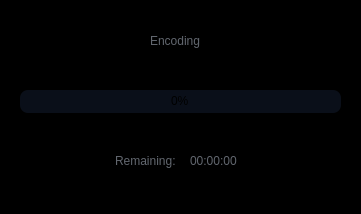
<?xml version="1.0" encoding="UTF-8"?>
<ui version="4.0">
 <class>Progress</class>
 <widget class="QDialog" name="Progress">
  <property name="windowModality">
   <enum>Qt::WindowModal</enum>
  </property>
  <property name="geometry">
   <rect>
    <x>0</x>
    <y>0</y>
    <width>361</width>
    <height>214</height>
   </rect>
  </property>
  <property name="minimumSize">
   <size>
    <width>361</width>
    <height>214</height>
   </size>
  </property>
  <property name="maximumSize">
   <size>
    <width>361</width>
    <height>214</height>
   </size>
  </property>
  <property name="windowTitle">
   <string>Progress</string>
  </property>
  <property name="windowIcon">
   <iconset resource="files.qrc">
    <normaloff>:/20x20/icons/20x20/cil-chart-line.png</normaloff>:/20x20/icons/20x20/cil-chart-line.png</iconset>
  </property>
  <widget class="QFrame" name="frame_main">
   <property name="geometry">
    <rect>
     <x>0</x>
     <y>0</y>
     <width>361</width>
     <height>214</height>
    </rect>
   </property>
   <property name="minimumSize">
    <size>
     <width>361</width>
     <height>214</height>
    </size>
   </property>
   <property name="maximumSize">
    <size>
     <width>361</width>
     <height>214</height>
    </size>
   </property>
   <property name="styleSheet">
    <string notr="true">QFrame{
	background-color: rgb(0, 0, 0);
}

/* LINE EDIT */
QLineEdit {
	color: rgb(98, 103, 111);	
	background-color: rgb(27, 29, 35);
	border-radius: 5px;
	border: 2px solid rgb(27, 29, 35);
	padding-left: 10px;
}
QLineEdit:hover {
	border: 2px solid rgb(64, 71, 88);
}
QLineEdit:focus {
	border: 2px solid rgb(91, 101, 124);
}


/* SCROLL BARS */
QScrollBar:horizontal {
    border: none;
    background: rgb(52, 59, 72);
    height: 14px;
    margin: 0px 21px 0 21px;
	border-radius: 0px;
}
QScrollBar::handle:horizontal {
    background: rgb(85, 170, 255);
    min-width: 25px;
	border-radius: 7px
}
QScrollBar::add-line:horizontal {
    border: none;
    background: rgb(55, 63, 77);
    width: 20px;
	border-top-right-radius: 7px;
    border-bottom-right-radius: 7px;
    subcontrol-position: right;
    subcontrol-origin: margin;
}
QScrollBar::sub-line:horizontal {
    border: none;
    background: rgb(55, 63, 77);
    width: 20px;
	border-top-left-radius: 7px;
    border-bottom-left-radius: 7px;
    subcontrol-position: left;
    subcontrol-origin: margin;
}
QScrollBar::up-arrow:horizontal, QScrollBar::down-arrow:horizontal
{
     background: none;
}
QScrollBar::add-page:horizontal, QScrollBar::sub-page:horizontal
{
     background: none;
}
 QScrollBar:vertical {
	border: none;
    background: rgb(52, 59, 72);
    width: 14px;
    margin: 21px 0 21px 0;
	border-radius: 0px;
 }
 QScrollBar::handle:vertical {	
	background: rgb(85, 170, 255);
    min-height: 25px;
	border-radius: 7px
 }
 QScrollBar::add-line:vertical {
     border: none;
    background: rgb(55, 63, 77);
     height: 20px;
	border-bottom-left-radius: 7px;
    border-bottom-right-radius: 7px;
     subcontrol-position: bottom;
     subcontrol-origin: margin;
 }
 QScrollBar::sub-line:vertical {
	border: none;
    background: rgb(55, 63, 77);
     height: 20px;
	border-top-left-radius: 7px;
    border-top-right-radius: 7px;
     subcontrol-position: top;
     subcontrol-origin: margin;
 }
 QScrollBar::up-arrow:vertical, QScrollBar::down-arrow:vertical {
     background: none;
 }

 QScrollBar::add-page:vertical, QScrollBar::sub-page:vertical {
     background: none;
 }


/* COMBOBOX */
QComboBox{
	color: rgb(210, 210, 210);
	background-color: rgb(27, 29, 35);
	border-radius: 5px;
	border: 2px solid rgb(27, 29, 35);
	padding: 5px;
	padding-left: 10px;
}
QComboBox:disabled{
	color: rgb(98, 103, 111);
	background-color: rgb(27, 29, 35);
	border-radius: 5px;
	border: 2px solid rgb(27, 29, 35);
	padding: 5px;
	padding-left: 10px;
}
QComboBox:hover{
	border: 2px solid rgb(64, 71, 88);
}
QComboBox::drop-down {
	subcontrol-origin: padding;
	subcontrol-position: top right;
	width: 25px; 
	border-left-width: 3px;
	border-left-color: rgba(39, 44, 54, 150);
	border-left-style: solid;
	border-top-right-radius: 3px;
	border-bottom-right-radius: 3px;	
	background-image: url(:/16x16/icons/16x16/cil-arrow-bottom.png);
	background-position: center;
	background-repeat: no-reperat;
 }
QComboBox QAbstractItemView {
	color: rgb(85, 170, 255);	
	background-color: rgb(27, 29, 35);
	padding: 10px;
	selection-background-color: rgb(39, 44, 54);
}

/* SLIDERS */
QSlider::groove:horizontal {
    border-radius: 9px;
    height: 18px;
	margin: 0px;
	background-color: rgb(52, 59, 72);
}
QSlider::groove:horizontal:hover {
	background-color: rgb(55, 62, 76);
}
QSlider::handle:horizontal {
    background-color: rgb(85, 170, 255);
    border: none;
    height: 18px;
    width: 18px;
    margin: 0px;
	border-radius: 9px;
}
QSlider::handle:horizontal:hover {
    background-color: rgb(105, 180, 255);
}
QSlider::handle:horizontal:pressed {
    background-color: rgb(65, 130, 195);
}

QSlider::groove:vertical {
    border-radius: 9px;
    width: 18px;
    margin: 0px;
	background-color: rgb(52, 59, 72);
}
QSlider::groove:vertical:hover {
	background-color: rgb(55, 62, 76);
}
QSlider::handle:vertical {
    background-color: rgb(85, 170, 255);
	border: none;
    height: 18px;
    width: 18px;
    margin: 0px;
	border-radius: 9px;
}
QSlider::handle:vertical:hover {
    background-color: rgb(105, 180, 255);
}
QSlider::handle:vertical:pressed {
    background-color: rgb(65, 130, 195);
}</string>
   </property>
   <property name="frameShape">
    <enum>QFrame::NoFrame</enum>
   </property>
   <property name="frameShadow">
    <enum>QFrame::Raised</enum>
   </property>
   <widget class="QProgressBar" name="progressBar">
    <property name="geometry">
     <rect>
      <x>20</x>
      <y>90</y>
      <width>321</width>
      <height>23</height>
     </rect>
    </property>
    <property name="styleSheet">
     <string notr="true">QProgressBar {
text-align: center;
border-top-left-radius: 8px;
border-top-right-radius: 8px;
border-bottom-left-radius: 8px;
border-bottom-right-radius: 8px;
background: rgba(10, 15, 25, 250);
width: 15px;
}
QProgressBar::chunk {
background: rgba(20, 60, 150, 220);
border-top-left-radius: 8px;
border-top-right-radius: 8px;
border-bottom-left-radius: 8px;
border-bottom-right-radius: 8px;
}</string>
    </property>
    <property name="maximum">
     <number>100</number>
    </property>
    <property name="value">
     <number>0</number>
    </property>
   </widget>
   <widget class="QLabel" name="label_credits_18">
    <property name="geometry">
     <rect>
      <x>115</x>
      <y>150</y>
      <width>71</width>
      <height>21</height>
     </rect>
    </property>
    <property name="styleSheet">
     <string notr="true">color: rgb(98, 103, 111);</string>
    </property>
    <property name="text">
     <string>Remaining:</string>
    </property>
   </widget>
   <widget class="QLabel" name="label_credits_17">
    <property name="geometry">
     <rect>
      <x>150</x>
      <y>30</y>
      <width>71</width>
      <height>21</height>
     </rect>
    </property>
    <property name="styleSheet">
     <string notr="true">color: rgb(98, 103, 111);</string>
    </property>
    <property name="text">
     <string>Encoding</string>
    </property>
   </widget>
   <widget class="QLabel" name="label_remaining">
    <property name="geometry">
     <rect>
      <x>190</x>
      <y>150</y>
      <width>61</width>
      <height>21</height>
     </rect>
    </property>
    <property name="styleSheet">
     <string notr="true">color: rgb(98, 103, 111);</string>
    </property>
    <property name="text">
     <string>00:00:00</string>
    </property>
   </widget>
  </widget>
 </widget>
 <resources>
  <include location="files.qrc"/>
 </resources>
 <connections/>
</ui>
